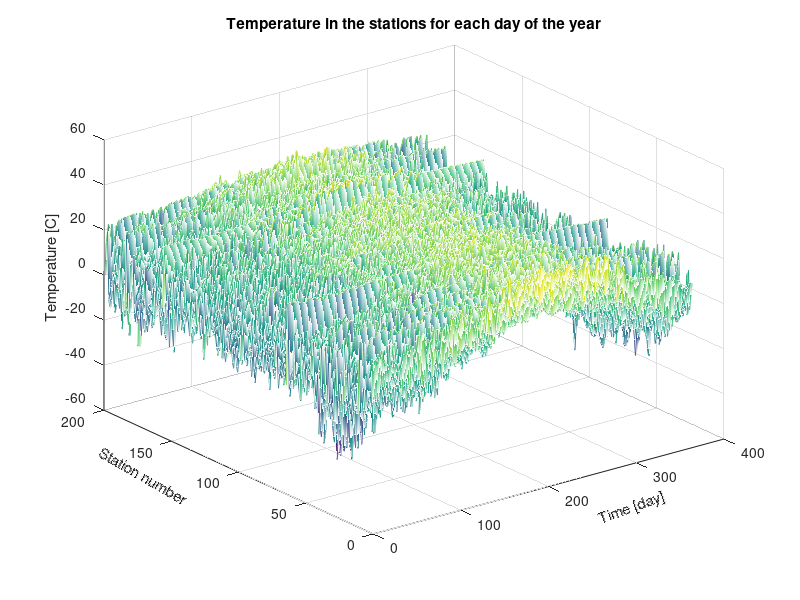

The MATLAB script that drew this image: (Note: this script raises an error after producing the figure.)
clear all
%% Reading and cleaning up the data
A = load('dataset/adjacency.mat');
Y = load('dataset/temp.mat');
pos = load('dataset/position.mat');
Y = cell2mat(struct2cell(Y));
A = cell2mat(struct2cell(A));
pos = cell2mat(struct2cell(pos));
%From F to C
Y = (Y-32).*(5/9);
figure(1);
mesh(Y);

xlabel('Time [day]', 'Rotation',20)
ylabel('Station number', 'Rotation',-30)
zlabel('Temperature [C]')
title('Temperature in the stations for each day of the year');

%% Building graph
%pos comes from position.mat and has 2 columns
G = gsp_graph(A,pos);

figure(2);
gsp_plot_graph(G);
title('Directed graph of the US weather dataset');

%% Generation of an undirected graph
hawaii = [17.52, -152.48; 17.14, -157.79; 20.783, -156.95];
idx_to_rm = [];
for j=1:size(hawaii,1)
    for i=1:size(pos,1)
        if pos(i,1)== hawaii(j,1) && pos(i,2)== hawaii(j,2)
            idx_to_rm = [idx_to_rm i];
        end
    end
end

A_no_hawai = A;
P_no_hawai = pos;
Y_no_hawai = Y;

idx_to_rm = flip(idx_to_rm);
A_no_hawai(idx_to_rm(1),:)=[];
A_no_hawai(idx_to_rm(2),:)=[];
A_no_hawai(idx_to_rm(3),:)=[];
A_no_hawai(:,idx_to_rm(1))=[];
A_no_hawai(:,idx_to_rm(2))=[];
A_no_hawai(:,idx_to_rm(3))=[];
P_no_hawai(idx_to_rm(1),:)=[];
P_no_hawai(idx_to_rm(2),:)=[];
P_no_hawai(idx_to_rm(3),:)=[];
Y_no_hawai(idx_to_rm(1),:)=[];
Y_no_hawai(idx_to_rm(2),:)=[];
Y_no_hawai(idx_to_rm(3),:)=[];


figure(3);
G_no_hawai = gsp_graph(A_no_hawai, P_no_hawai);
gsp_plot_graph(G_no_hawai);
title('Weather graph without hawaii');

%% Undirected graph
A_u = sign(A_no_hawai.' + A_no_hawai);

figure(4);
G_u = gsp_graph(A_u, P_no_hawai);
gsp_plot_graph(G_u);
title('Undirected Weather graph');
%% Low pass filter
dia = randperm(365,1);
x = Y_no_hawai(:,dia);
G_u = gsp_compute_fourier_basis(G_u);

h_hat_l= 1./(1+G_u.e);
x_hat = G_u.U' * x;

y_hat_l = h_hat_l.*x_hat;
y_l = G_u.U*y_hat_l;

%% Plot results
figure(5);
param.climits=[min(x)-0.5, max(x)+0.5];
subplot(211); gsp_plot_signal(G_u,x,param); title(['Original data of day ', num2str(dia)]);
subplot(212); gsp_plot_signal(G_u,y_l,param); title(['Result of applying low pass filter on the day ', num2str(dia)]);

%% High pass filter
lambda_max = max(G_u.e);
h_hat_h= 1./(1-(G_u.e-lambda_max));
y_hat_h = h_hat_h.*x_hat;
y_h = G_u.U*y_hat_h;

%% Plot results
figure(6);
param.climits=[min(x)-0.5, max(x)+0.5];
subplot(211); gsp_plot_signal(G_u,x,param); title(['Original data of day ', num2str(dia)]);
param.climits=[min(y_h)-0.5, max(y_h)+0.5];
subplot(212); gsp_plot_signal(G_u,y_h,param); title(['Result of applying high pass filter on the day ', num2str(dia)]);;


%% Testing four seasons

G_u = gsp_compute_fourier_basis(G_u);

winter = 30;
spring = 150;
summer = 215;
outum = 300;

x_w = Y_no_hawai(:,winter);
x_sp = Y_no_hawai(:,spring);
x_s = Y_no_hawai(:,summer);
x_o = Y_no_hawai(:,outum);

h_l = 1./(1+G_u.e);
h_h = 1./(1-(G_u.e-max(G_u.e)));

% Low pass filter
y_w_l = filter(G_u, x_w, h_l);
y_sp_l = filter(G_u, x_sp, h_l);
y_s_l = filter(G_u, x_s, h_l);
y_o_l = filter(G_u, x_o, h_l);

%High-pass filter
y_w_h = filter(G_u, x_w, h_h);
y_sp_h = filter(G_u, x_sp, h_h);
y_s_h = filter(G_u, x_s, h_h);
y_o_h = filter(G_u, x_o, h_h);

figure(7);
subplot(212); gsp_plot_signal(G_u,x_w); title('Original data of winter');
subplot(221); gsp_plot_signal(G_u,y_w_l); title('Result of applying a low pass filter on winter');
subplot(222); gsp_plot_signal(G_u,y_w_h); title('Result of applying a high pass filter on winter');

figure(8);
subplot(212); gsp_plot_signal(G_u,x_sp); title('Original data of spring');
subplot(221); gsp_plot_signal(G_u,y_sp_l); title('Result of applying a low pass filter on spring');
subplot(222); gsp_plot_signal(G_u,y_sp_h); title('Result of applying a high pass filter on spring');

figure(9);
subplot(212); gsp_plot_signal(G_u,x_s); title('Original data of summer');
subplot(221); gsp_plot_signal(G_u,y_s_l); title('Result of applying a low pass filter on summer');
subplot(222); gsp_plot_signal(G_u,y_s_h); title('Result of applying a high pass filter on summer');

figure(10);
subplot(212); gsp_plot_signal(G_u,x_o); title('Original data of outumn');
subplot(221); gsp_plot_signal(G_u,y_o_l); title('Result of applying a low pass filter on outumn');
subplot(222); gsp_plot_signal(G_u,y_o_h); title('Result of applying a high pass filter on outumn');